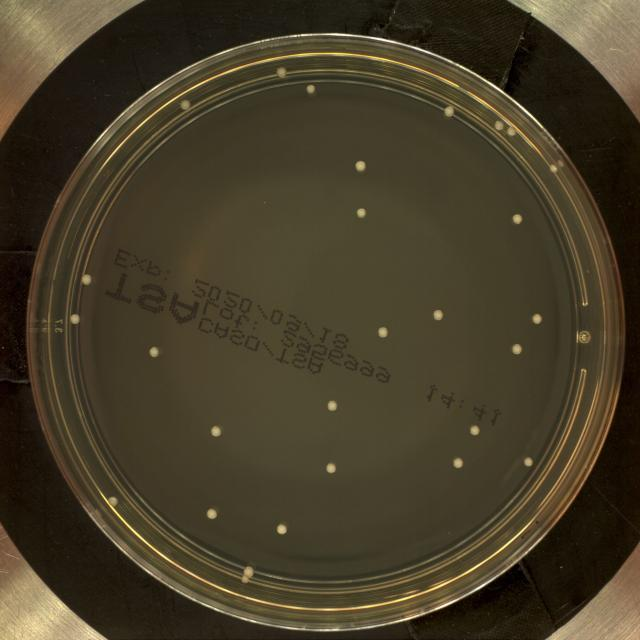
#> input picture images/17111_jpg.rf.512a1a293c6b3a381bbcd6abc1e1b4fc.jpg, 640 x 640 px
$ python -i cv.py   (imports and definitions only)
#> lines starting #> are read from the running program, lines starting #| are printed output that depends on the picture; after the words box and inside, x2 and y2 are one past the last pixel; in counts of white or black regions, pixels touching at a corner belong together
#> further down, picture is the input picture: shape (640, 640, 3); mean B, G, R 40.4, 60.8, 69.9
import tkinter as tk
import cv2

class CVDetector:
    def __init__(self):
        self.kernel = cv2.getStructuringElement(cv2.MORPH_ELLIPSE, (5,5))

    def inference(self, inputFrame, *args, **kwargs):
        gray = cv2.cvtColor(inputFrame, cv2.COLOR_BGR2GRAY)
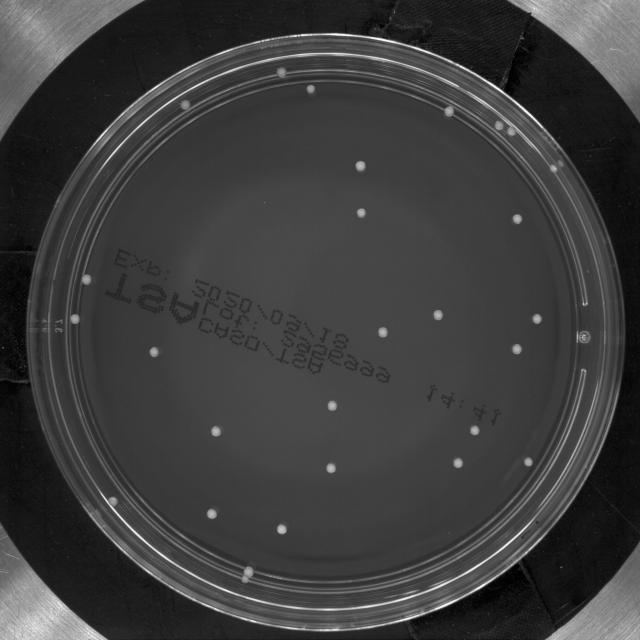
#> gray: shape (640, 640); min 0, max 253, mean 61.2
        edges = cv2.Canny(gray, 100, 200)
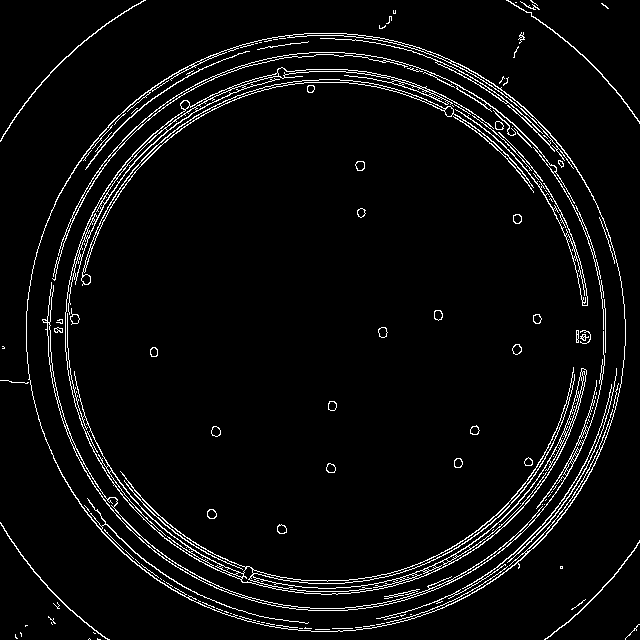
#> edges: shape (640, 640); 4.7% white in thin lines or dots
        thresh = cv2.threshold(edges, 0, 255, cv2.THRESH_BINARY_INV + cv2.THRESH_OTSU)[1]
#> thresh: shape (640, 640); 95.3% white; black in thin lines or dots

        opening = 255 - cv2.morphologyEx(thresh, cv2.MORPH_OPEN, self.kernel, iterations=2)
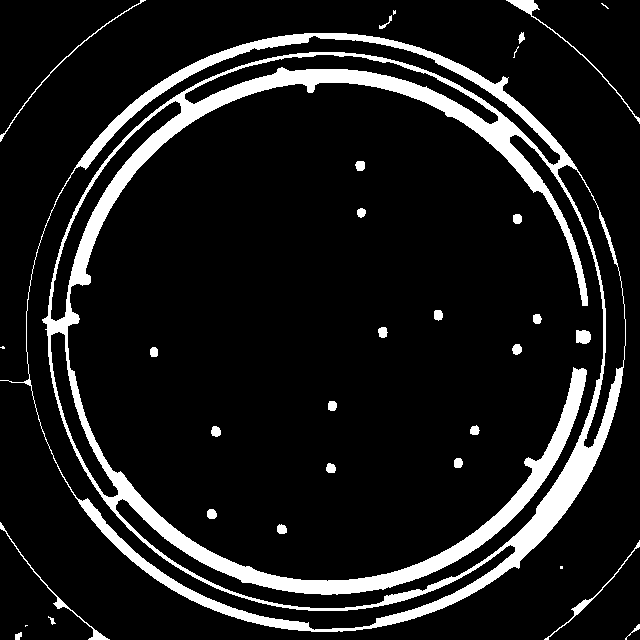
#> opening: shape (640, 640); 10.9% white; 32 white regions (6 under 20 px)

        contours, hier = cv2.findContours(opening, cv2.RETR_TREE, cv2.CHAIN_APPROX_SIMPLE)
#> contours = 38 contours, 7 with area under 20; largest, box (x1, y1, x2, y2) and area: (0, 33, 626, 632) 281810, (67, 82, 604, 609) 209731, (26, 35, 561, 631) 19874, (557, 164, 626, 449) 4818, (184, 54, 499, 125) 4399

        valid = []
        i = 0

        # draw a bounding box around each contour
        for contour in contours:
            x, y, w, h = cv2.boundingRect(contour)
            area = w * h
            #TODO: PARAMETRIZE MAX AREA
            if 0 < area < 200:
                valid.append([(x, y, x+w, y+h, 1.0, i)])
                i += 1
#> this loop made 38 passes
#> (x, y, w, h, area) on passes 1, 3, 4, 6, 7, 9, 10, 11, 12, 13, 14, 15: (15, 632, 7, 8, 56), (625, 624, 15, 16, 240), (48, 616, 8, 9, 72), (544, 540, 96, 100, 9600), (0, 522, 110, 118, 12980), (513, 46, 6, 12, 72), (0, 33, 626, 599, 374974), (50, 331, 69, 167, 11523), (557, 164, 69, 285, 19665), (50, 100, 132, 222, 29304), (67, 82, 537, 527, 282999), (277, 524, 10, 10, 100)
#> after the loop, i = 25; valid = 25 items

        return valid

>>> import cv2
>>> picture = cv2.imread('../../images/17111_jpg.rf.512a1a293c6b3a381bbcd6abc1e1b4fc.jpg')
>>> result = CVDetector().inference(picture)
#> result = 25 items
